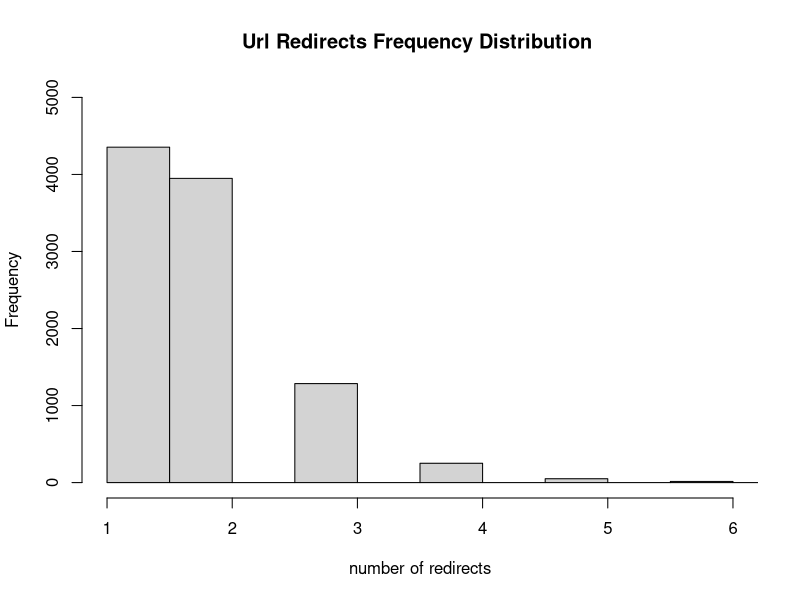

This figure's R source:
agedata=read.csv("redirectCountList.txt",stringsAsFactors=F,header=FALSE,sep="\t")
data=agedata[,1]
png("urlRedirectCount.png")
hist(data,main="Url Redirects Frequency Distribution ",freq=T,xlab="number of redirects",ylab="Frequency",ylim=c(0,5000),xlim=c(1,6))
dev.off()
